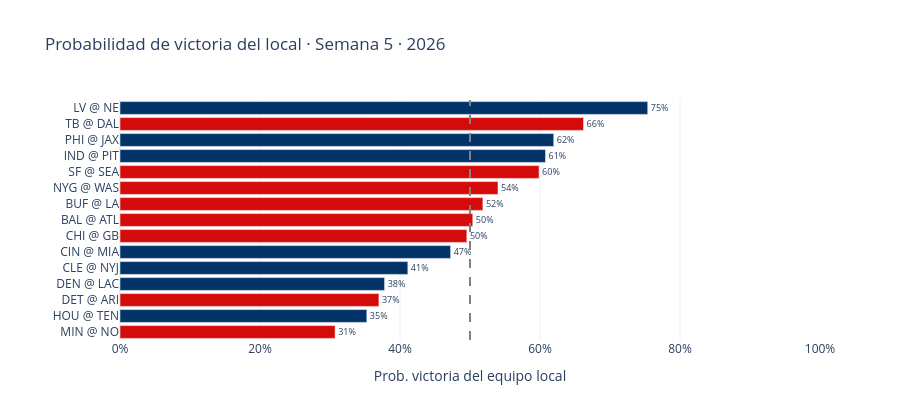

This figure's notebook cell:
### Markdown cell above
## §5 · Probabilidades de la próxima semana sin jugar

`current_week_probabilities()` detecta automáticamente la primera semana
pendiente (la próxima por jugarse) y regresa esos partidos con la
probabilidad de victoria calculada usando el ELO más reciente disponible.

### Code cell
next_week_df = current_week_probabilities(games_df)
next_week_n  = int(next_week_df['week'].iloc[0])
print(f"Próxima semana con probabilidades: Semana {next_week_n}")

plot_df = next_week_df.copy()
plot_df['matchup'] = plot_df['away_team'] + ' @ ' + plot_df['home_team']
plot_df = plot_df.sort_values('p_home_pre')
plot_df['home_color'] = plot_df['home_team'].map(TEAM_CONF).map({'AFC': AFC_COLOR, 'NFC': NFC_COLOR})

fig = go.Figure()
fig.add_trace(go.Bar(
    x=plot_df['p_home_pre'],
    y=plot_df['matchup'],
    orientation='h',
    marker_color=plot_df['home_color'],
    text=[f"{p:.0%}" for p in plot_df['p_home_pre']],
    textposition='outside',
    hovertemplate='%{y}<br>Prob. victoria local: %{x:.1%}<extra></extra>',
))
fig.add_vline(x=0.5, line_dash='dash', line_color='gray')
fig.update_layout(
    title=f'Probabilidad de victoria del local · Semana {next_week_n} · {SEASON}',
    xaxis_title='Prob. victoria del equipo local',
    xaxis_tickformat='.0%',
    xaxis_range=[0, 1],
    template='plotly_white',
    height=max(400, 28 * len(plot_df)),
    margin=dict(l=120),
)
fig.show()

### Figure 1 — Plotly figure (JSON) as saved in the notebook; plotly's stock layout.template omitted (floating-point values rounded to 4 significant figures)
{"data": [{"hovertemplate": "%{y}<br>Prob. victoria local: %{x:.1%}<extra></extra>", "marker": {"color": ["#D50A0A", "#013369", "#D50A0A", "#013369", "#013369", "#013369", "#D50A0A", "#D50A0A", "#D50A0A", "#D50A0A", "#D50A0A", "#013369", "#013369", "#D50A0A", "#013369"]}, "orientation": "h", "text": ["31%", "35%", "37%", "38%", "41%", "47%", "50%", "50%", "52%", "54%", "60%", "61%", "62%", "66%", "75%"], "textposition": "outside", "type": "bar", "x": [0.3073, 0.3526, 0.3699, 0.378, 0.4112, 0.4723, 0.4955, 0.504, 0.5184, 0.54, 0.5987, 0.6079, 0.6196, 0.6622, 0.7539], "y": ["MIN @ NO", "HOU @ TEN", "DET @ ARI", "DEN @ LAC", "CLE @ NYJ", "CIN @ MIA", "CHI @ GB", "BAL @ ATL", "BUF @ LA", "NYG @ WAS", "SF @ SEA", "IND @ PIT", "PHI @ JAX", "TB @ DAL", "LV @ NE"]}], "layout": {"height": 420, "margin": {"l": 120}, "shapes": [{"line": {"color": "gray", "dash": "dash"}, "type": "line", "x0": 0.5, "x1": 0.5, "xref": "x", "y0": 0, "y1": 1, "yref": "y domain"}], "title": {"text": "Probabilidad de victoria del local · Semana 5 · 2026"}, "xaxis": {"range": [0, 1], "tickformat": ".0%", "title": {"text": "Prob. victoria del equipo local"}}}}
